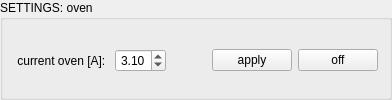
           <widget class="QGroupBox" name="groupBox_parameter_ovenandegun_settings">
            <property name="title">
             <string>SETTINGS: oven</string>
            </property>
            <layout class="QVBoxLayout" name="verticalLayout_9">
             <property name="topMargin">
              <number>5</number>
             </property>
             <property name="bottomMargin">
              <number>5</number>
             </property>
             <item>
              <layout class="QGridLayout" name="gridLayout_10">
               <item row="0" column="0">
                <spacer name="horizontalSpacer_29">
                 <property name="orientation">
                  <enum>Qt::Horizontal</enum>
                 </property>
                 <property name="sizeHint" stdset="0">
                  <size>
                   <width>40</width>
                   <height>5</height>
                  </size>
                 </property>
                </spacer>
               </item>
               <item row="1" column="5">
                <widget class="QPushButton" name="pushButton_current_oven_off">
                 <property name="text">
                  <string>off</string>
                 </property>
                </widget>
               </item>
               <item row="1" column="4">
                <widget class="QPushButton" name="pushButton_current_oven_apply">
                 <property name="enabled">
                  <bool>true</bool>
                 </property>
                 <property name="text">
                  <string>apply</string>
                 </property>
                </widget>
               </item>
               <item row="0" column="2">
                <spacer name="horizontalSpacer_31">
                 <property name="orientation">
                  <enum>Qt::Horizontal</enum>
                 </property>
                 <property name="sizeHint" stdset="0">
                  <size>
                   <width>40</width>
                   <height>5</height>
                  </size>
                 </property>
                </spacer>
               </item>
               <item row="0" column="1">
                <spacer name="horizontalSpacer_33">
                 <property name="orientation">
                  <enum>Qt::Horizontal</enum>
                 </property>
                 <property name="sizeHint" stdset="0">
                  <size>
                   <width>40</width>
                   <height>5</height>
                  </size>
                 </property>
                </spacer>
               </item>
               <item row="0" column="4">
                <spacer name="horizontalSpacer_35">
                 <property name="orientation">
                  <enum>Qt::Horizontal</enum>
                 </property>
                 <property name="sizeHint" stdset="0">
                  <size>
                   <width>40</width>
                   <height>5</height>
                  </size>
                 </property>
                </spacer>
               </item>
               <item row="0" column="5">
                <spacer name="horizontalSpacer_32">
                 <property name="orientation">
                  <enum>Qt::Horizontal</enum>
                 </property>
                 <property name="sizeHint" stdset="0">
                  <size>
                   <width>40</width>
                   <height>5</height>
                  </size>
                 </property>
                </spacer>
               </item>
               <item row="1" column="2">
                <widget class="QDoubleSpinBox" name="doubleSpinBox_current_oven">
                 <property name="enabled">
                  <bool>true</bool>
                 </property>
                 <property name="alignment">
                  <set>Qt::AlignCenter</set>
                 </property>
                 <property name="decimals">
                  <number>2</number>
                 </property>
                 <property name="minimum">
                  <double>0.000000000000000</double>
                 </property>
                 <property name="maximum">
                  <double>4.500000000000000</double>
                 </property>
                 <property name="singleStep">
                  <double>0.100000000000000</double>
                 </property>
                 <property name="value">
                  <double>3.100000000000000</double>
                 </property>
                </widget>
               </item>
               <item row="0" column="3">
                <spacer name="horizontalSpacer_34">
                 <property name="orientation">
                  <enum>Qt::Horizontal</enum>
                 </property>
                 <property name="sizeHint" stdset="0">
                  <size>
                   <width>40</width>
                   <height>5</height>
                  </size>
                 </property>
                </spacer>
               </item>
               <item row="1" column="0" colspan="2">
                <widget class="QLabel" name="label_11">
                 <property name="enabled">
                  <bool>true</bool>
                 </property>
                 <property name="text">
                  <string> current oven [A]: </string>
                 </property>
                </widget>
               </item>
              </layout>
             </item>
            </layout>
           </widget>
